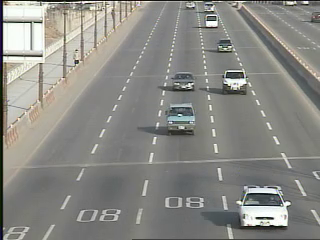
#> input picture frame 2 of Project_outdoor video1.mov, 320 x 240 px
$ python 'vehicle detection.py'
#> lines starting #> are read from the running program, lines starting #| are printed output that depends on the picture; after the words box and inside, x2 and y2 are one past the last pixel; in counts of white or black regions, pixels touching at a corner belong together
#!/usr/bin/env python
# coding: utf-8

# In[17]:


import cv2
import numpy as np

cap = cv2.VideoCapture("C:\Project_outdoor video1.mov")

while(cap.isOpened()):
    ret, img1 = cap.read()
#> img1 is the input picture: shape (240, 320, 3); mean B, G, R 132.6, 137.6, 138
    ret,img2 = cap.read()
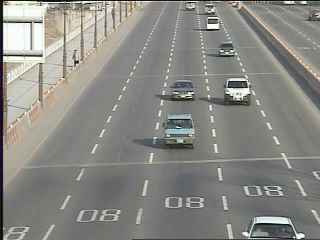
#> input picture frame 3 of Project_outdoor video1.mov, 320 x 240 px
#> img2 is the input picture: shape (240, 320, 3); mean B, G, R 132.1, 136.9, 137.4
    ret,img3 = cap.read()
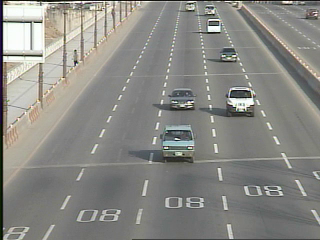
#> input picture frame 4 of Project_outdoor video1.mov, 320 x 240 px
#> img3 is the input picture: shape (240, 320, 3); mean B, G, R 132.5, 137.4, 137.8
    if ret:
        hsv1 = cv2.cvtColor(img1,cv2.COLOR_BGR2GRAY)
        hsv2 = cv2.cvtColor(img2,cv2.COLOR_BGR2GRAY)
        hsv3 = cv2.cvtColor(img3,cv2.COLOR_BGR2GRAY)
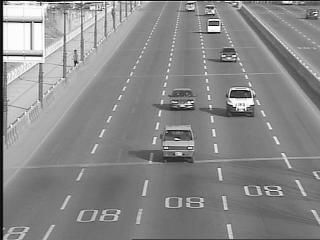
#> hsv3: shape (240, 320); min 5, max 255, mean 136.9

        diff1 = cv2.absdiff(hsv1,hsv2)
        diff2 = cv2.absdiff(hsv2,hsv3)

        ret,diff1 = cv2.threshold(diff1,20,255,cv2.THRESH_BINARY)
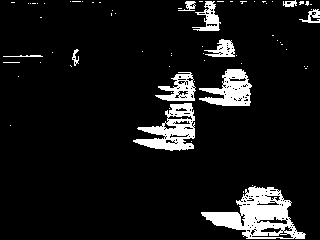
#> diff1: shape (240, 320); 8.9% white; 68 white regions (57 under 20 px), largest, box (x1, y1, x2, y2) and area: (201, 186, 306, 239) 2548, (133, 103, 195, 151) 1432, (199, 69, 252, 106) 1085
        ret,diff2 = cv2.threshold(diff2,20,255,cv2.THRESH_BINARY)
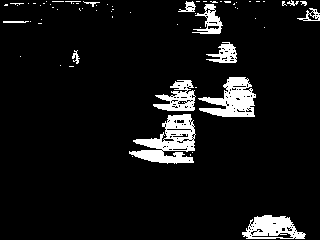
#> diff2: shape (240, 320); 7.7% white; 67 white regions (54 under 20 px), largest, box (x1, y1, x2, y2) and area: (129, 114, 196, 164) 1678, (198, 77, 256, 117) 1286, (242, 215, 306, 239) 949

        diff = cv2.bitwise_and(diff1,diff2)
#> diff: shape (240, 320); 4.5% white; 60 white regions (47 under 20 px), largest, box (x1, y1, x2, y2) and area: (133, 115, 195, 151) 823, (242, 215, 306, 239) 772, (199, 77, 252, 106) 700
        diff = cv2.resize(diff,(700,600))
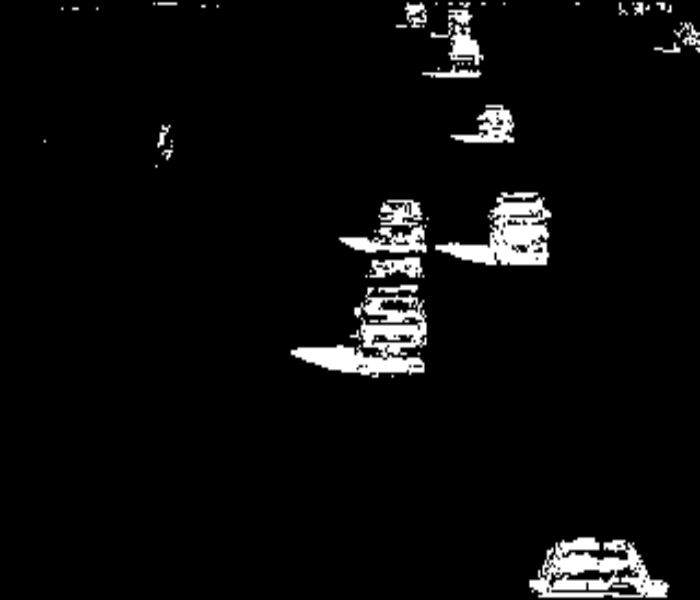
#> diff: shape (600, 700); min 0, max 255, mean 11.5
        img1 = cv2.resize(img1,(700,600))
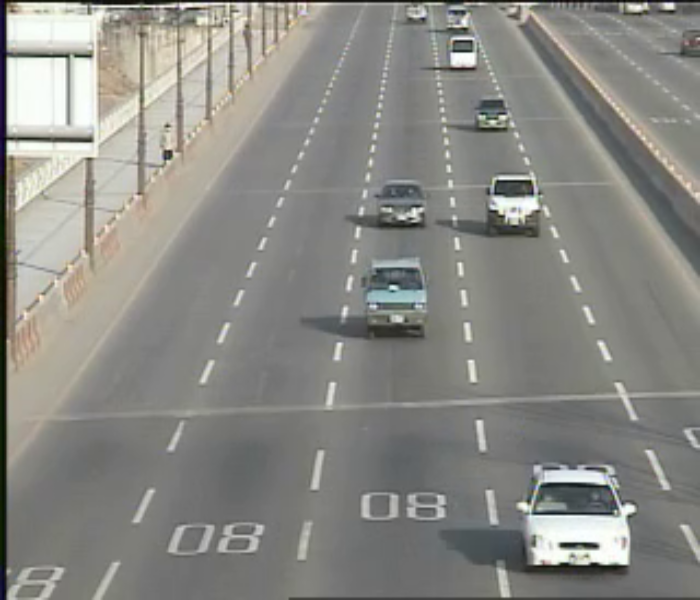
#> img1: shape (600, 700, 3); mean B, G, R 132.5, 137.5, 137.9
        cv2.imshow("Original",img1)
        cv2.imshow("Vehicle Detection",diff)

    if cv2.waitKey(350) & 0xFF == ord('q'):
#> (key q is pressed here)
        break

cap.release()
cv2.destroyAllWindows()


# In[ ]:

$ run again, starting later in the video
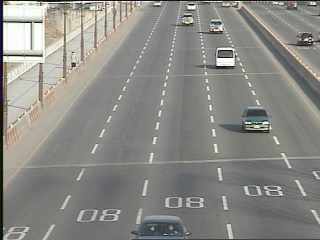
#> input picture frame 12 of Project_outdoor video1.mov, 320 x 240 px
#> img1 is the input picture: shape (240, 320, 3); mean B, G, R 133.1, 137.8, 138.4
#> `ret,diff1 = cv2.threshold(diff1,20,255,cv2.THRESH_BINARY)`:
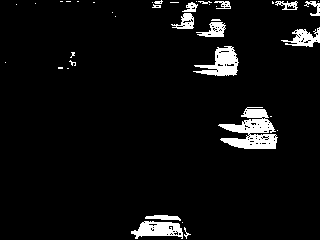
#> diff1: shape (240, 320); 5.4% white; 39 white regions (24 under 20 px), largest, box (x1, y1, x2, y2) and area: (218, 107, 278, 149) 1333, (193, 46, 239, 76) 704, (131, 221, 183, 239) 595
#> `img1 = cv2.resize(img1,(700,600))`:
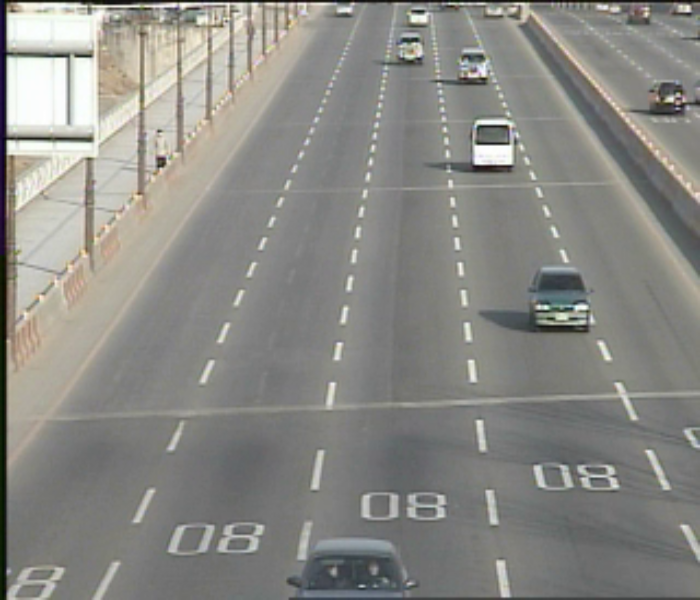
#> img1: shape (600, 700, 3); mean B, G, R 133, 137.7, 138.3

$ run again, starting later in the video
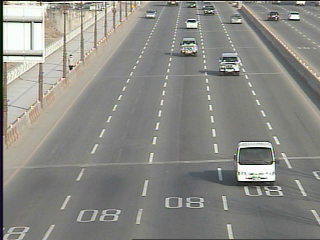
#> input picture frame 22 of Project_outdoor video1.mov, 320 x 240 px
#> img1 is the input picture: shape (240, 320, 3); mean B, G, R 132.8, 137.9, 138.5
#> `ret,diff1 = cv2.threshold(diff1,20,255,cv2.THRESH_BINARY)`:
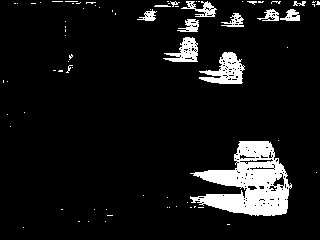
#> diff1: shape (240, 320); 8.6% white; 75 white regions (62 under 20 px), largest, box (x1, y1, x2, y2) and area: (190, 141, 292, 216) 4115, (199, 52, 245, 84) 761, (163, 37, 198, 62) 448
#> `img1 = cv2.resize(img1,(700,600))`:
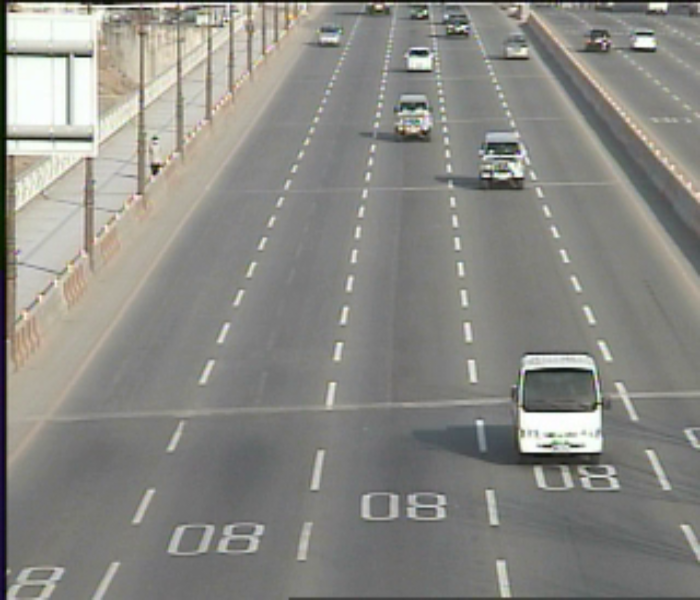
#> img1: shape (600, 700, 3); mean B, G, R 132.7, 137.8, 138.3
